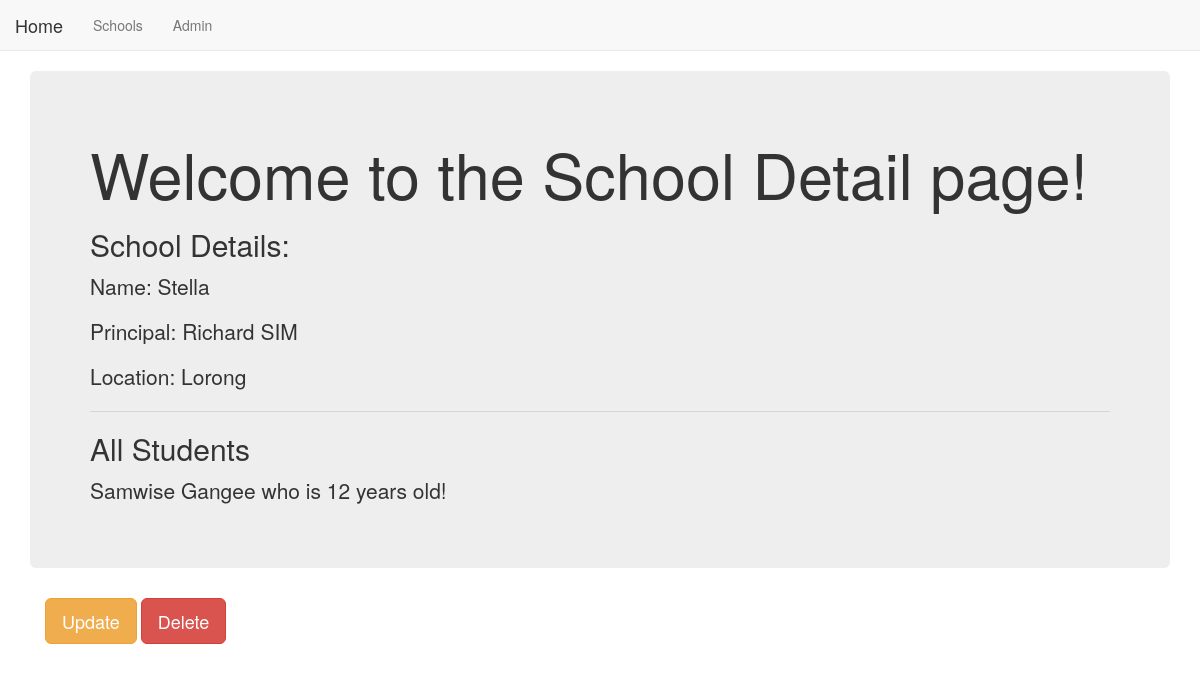
The app's page /basic_app/3/ with its own data.
### basic_app/models.py (models this page shows, shortened)
class School(models.Model):
    name = models.CharField(max_length=256)
    principal = models.CharField(max_length=256)
    location = models.CharField(max_length=256)

class Student(models.Model):
    name = models.CharField(max_length=256)
    age = models.PositiveIntegerField()
    school = models.ForeignKey(School, related_name='students')

### basic_app/views.py (the view)
# urls.py: url(r'^(?P<pk>\d+)/$', views.SchoolDetailView.as_view(), name='detail'),
class SchoolDetailView(DetailView):
    context_object_name = 'school_detail'
    model = models.School
    template_name = 'basic_app/school_detail.html'

### basic_app/templates/basic_app/school_detail.html (shortened to what this page needs)
{% extends "basic_app/basic_app_base.html" %}
{% block body_block %}
<div class='jumbotron'>
    <h1>Welcome to the School Detail page!</h1>
    <h2>School Details:</h2>
    <p>Name: {{ school_detail.name }}</p>
    <p>Principal: {{ school_detail.principal }}</p>
    <p>Location: {{ school_detail.location }}</p>
    <hr>
    <h2>All Students</h2>
    {% for student in school_detail.students.all %}
        <p>{{ student.name }} who is {{ student.age }} years old!</p>
    {% endfor %}
</div>
<div class="container">
    <p>
        <a class="btn btn-warning btn-lg" href="{% url 'basic_app:school_update' pk=school_detail.pk %}">Update</a>
        <a class="btn btn-danger btn-lg" href="{% url 'basic_app:school_delete' pk=school_detail.pk %}">Delete</a>
    </p>
</div>
{% endblock body_block %}

### records on screen
School: name "Stella", principal "Richard SIM", location "Lorong"
Student: name "Samwise Gangee", age "12"
